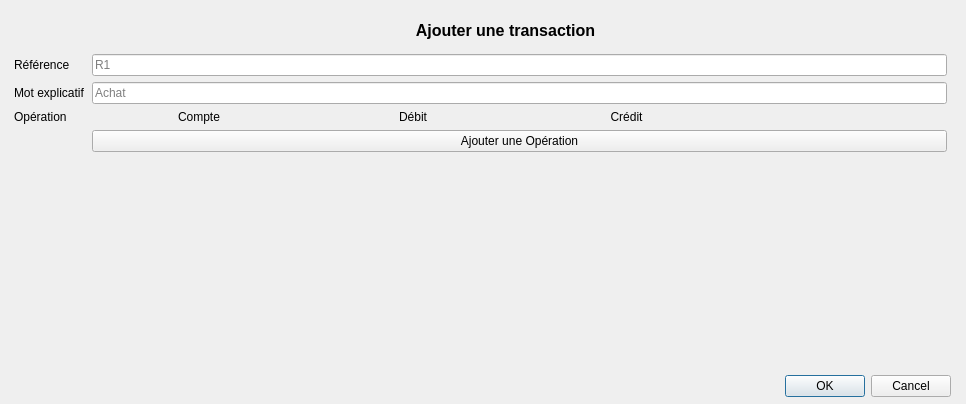
<?xml version="1.0" encoding="UTF-8"?>
<ui version="4.0">
 <class>fenetreAjouterTransaction</class>
 <widget class="QDialog" name="fenetreAjouterTransaction">
  <property name="geometry">
   <rect>
    <x>0</x>
    <y>0</y>
    <width>966</width>
    <height>404</height>
   </rect>
  </property>
  <property name="windowTitle">
   <string>Ajouter une transaction</string>
  </property>
  <property name="windowIcon">
   <iconset>
    <normaloff>../ressources/logo.png</normaloff>../ressources/logo.png</iconset>
  </property>
  <property name="modal">
   <bool>true</bool>
  </property>
  <widget class="QDialogButtonBox" name="boutonsDialog">
   <property name="geometry">
    <rect>
     <x>610</x>
     <y>370</y>
     <width>341</width>
     <height>32</height>
    </rect>
   </property>
   <property name="orientation">
    <enum>Qt::Horizontal</enum>
   </property>
   <property name="standardButtons">
    <set>QDialogButtonBox::Cancel|QDialogButtonBox::Ok</set>
   </property>
  </widget>
  <widget class="QWidget" name="formLayoutWidget">
   <property name="geometry">
    <rect>
     <x>10</x>
     <y>50</y>
     <width>941</width>
     <height>311</height>
    </rect>
   </property>
   <layout class="QFormLayout" name="formulaireLayout">
    <property name="horizontalSpacing">
     <number>7</number>
    </property>
    <property name="leftMargin">
     <number>4</number>
    </property>
    <property name="topMargin">
     <number>4</number>
    </property>
    <property name="rightMargin">
     <number>4</number>
    </property>
    <property name="bottomMargin">
     <number>4</number>
    </property>
    <item row="0" column="0">
     <widget class="QLabel" name="referenceLabel">
      <property name="text">
       <string>Référence</string>
      </property>
     </widget>
    </item>
    <item row="0" column="1">
     <widget class="QLineEdit" name="referenceLineEdit">
      <property name="placeholderText">
       <string>R1</string>
      </property>
     </widget>
    </item>
    <item row="1" column="0">
     <widget class="QLabel" name="memoLabel">
      <property name="text">
       <string>Mot explicatif</string>
      </property>
     </widget>
    </item>
    <item row="1" column="1">
     <widget class="QLineEdit" name="memoLineEdit">
      <property name="placeholderText">
       <string>Achat</string>
      </property>
     </widget>
    </item>
    <item row="2" column="0">
     <widget class="QLabel" name="operationLabel">
      <property name="text">
       <string>Opération</string>
      </property>
     </widget>
    </item>
    <item row="2" column="1">
     <layout class="QGridLayout" name="grilleOperationLayout">
      <item row="0" column="0">
       <widget class="QLabel" name="enTeteCompteLabel">
        <property name="text">
         <string>Compte</string>
        </property>
        <property name="alignment">
         <set>Qt::AlignCenter</set>
        </property>
       </widget>
      </item>
      <item row="0" column="3">
       <widget class="QLabel" name="enTeteSuppressionLabel">
        <property name="text">
         <string/>
        </property>
       </widget>
      </item>
      <item row="0" column="1">
       <widget class="QLabel" name="enTeteDebitLabel">
        <property name="text">
         <string>Débit</string>
        </property>
        <property name="alignment">
         <set>Qt::AlignCenter</set>
        </property>
       </widget>
      </item>
      <item row="0" column="2">
       <widget class="QLabel" name="enTeteCreditLabel">
        <property name="text">
         <string>Crédit</string>
        </property>
        <property name="alignment">
         <set>Qt::AlignCenter</set>
        </property>
       </widget>
      </item>
     </layout>
    </item>
    <item row="3" column="1">
     <widget class="QPushButton" name="ajouterOperationPushButton">
      <property name="text">
       <string>Ajouter une Opération</string>
      </property>
     </widget>
    </item>
   </layout>
  </widget>
  <widget class="QLabel" name="label">
   <property name="geometry">
    <rect>
     <x>280</x>
     <y>20</y>
     <width>451</width>
     <height>20</height>
    </rect>
   </property>
   <property name="font">
    <font>
     <pointsize>12</pointsize>
     <weight>75</weight>
     <bold>true</bold>
    </font>
   </property>
   <property name="text">
    <string>Ajouter une transaction</string>
   </property>
   <property name="alignment">
    <set>Qt::AlignCenter</set>
   </property>
  </widget>
 </widget>
 <resources/>
 <connections/>
</ui>
